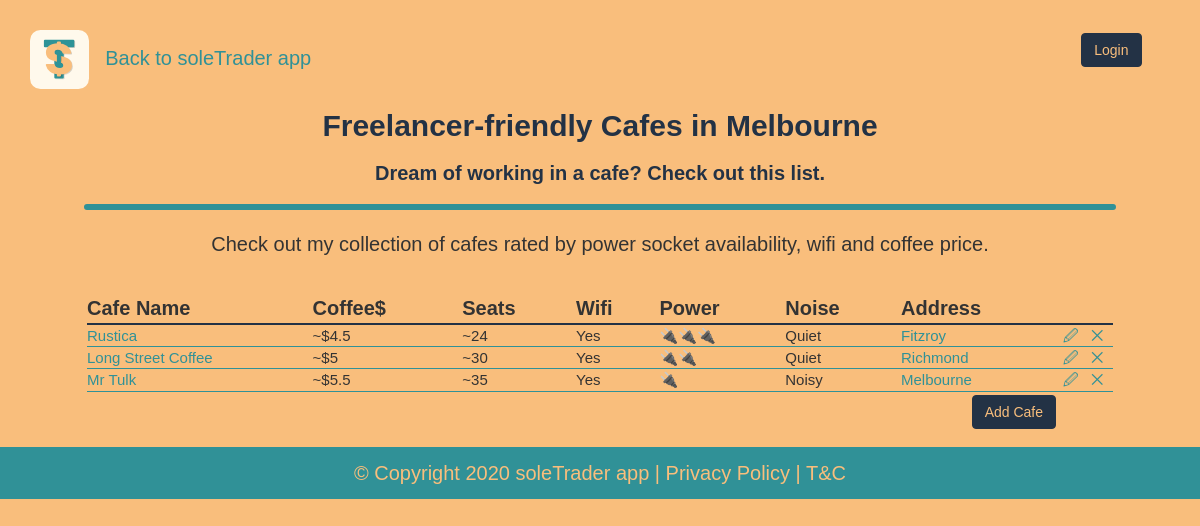
The page / on the database its author committed.
### main.py (models this page shows)
class Cafe(db.Model):
    __tablename__ = "cafe"
    id = db.Column(db.Integer, primary_key=True)
    name = db.Column(db.String(250), unique=True, nullable=False)
    map_url = db.Column(db.String(500), nullable=False)
    img_url = db.Column(db.String(500), nullable=False)
    location = db.Column(db.String(250), nullable=False)
    has_sockets = db.Column(db.String(250), nullable=False)
    has_wifi = db.Column(db.String(10), nullable=False)
    quiet_noisy = db.Column(db.String(10), nullable=False)
    seats = db.Column(db.String(250), nullable=False)
    coffee_price = db.Column(db.String(250), nullable=False)

### main.py (the view)
@app.route("/")
def home():
    cafes = Cafe.query.all()
    return render_template("cafes.html", all_cafes=cafes)

### templates/cafes.html
{% include "header.html" %}
{% block content %}
<div class="main-title text-center">
    <div class="container">
  <h1 >️Freelancer-friendly Cafes in Melbourne</h1>
  <h2 >Dream of working in a cafe? Check out this list.</h2>
  <hr>
  <p class="description-text">Check out my collection of cafes rated by power socket availability, wifi and coffee price.</p>
</div>
    </div>
<div class="container">
    <div class="row center-custom">
          <table class=" table-main">
          <tr class="tr-header">
              <th>Cafe Name</th>
              <th>Coffee$</th>
              <th>Seats</th>
              <th>Wifi</th>
              <th>Power</th>
              <th>Noise</th>
              <th>Address</th>
          </tr>
            {% for cafe in all_cafes %}
          <tr class="tr-row">
              <td><a href="{{cafe.img_url}}" target="_blank">{{cafe.name}}</a></td>
              <td>{{cafe.coffee_price}}</td>
              <td>{{cafe.seats}}</td>
              <td>{{cafe.has_wifi}}</td>
              <td>{{cafe.has_sockets}}</td>
              <td>{{cafe.quiet_noisy}}</td>
              <td><a href="{{cafe.map_url}}" target="_blank">{{cafe.location}}</a></td>
              <td> <a href="{{url_for('edit_cafe', cafe_id=cafe.id)}}"> 🖉 </a></td>
              <td> <a href="{{url_for('delete_cafe', cafe_id=cafe.id)}}"> ⨉ </a></td>
          </tr>
        {% endfor %}
        </table>
            <button type="button" class="btn btn-primary btn-add-cafe" onclick="location.href = '/add-cafe';">Add Cafe</button>
      </div>
</div>
{% include "footer.html" %}
{% endblock %}

### templates/header.html (shortened to what this page needs)
{% extends 'bootstrap/base.html' %}
{% block styles %}
{{super()}}
<link rel="stylesheet"
      href="{{url_for('.static', filename='css/styles.css')}}">
{% endblock %}
{% block content %}
<div class="back-to-soletrader">
    <p class="back-link"><a href="https://soletraderapp.com"><img class="top-image" src="static/img/soleTraderAppLogo.svg">   Back to soleTrader app</a>
    {% if current_user.is_authenticated: %}
        <span style="padding-left: 10%">Hi {{current_user.first_name}}! </span> <button type="button" class="btn btn-primary btn-logout" onclick="location.href = '/logout';">Logout</button></p>
    {% else: %}
        <button type="button" class="btn btn-primary btn-logout" onclick="location.href = '/login';">Login</button></p>
    {% endif %}
</div>
{% endblock %}

### templates/footer.html
<section id="footer-section">
        <p>© Copyright 2020 soleTrader app |<a href="https://soletraderapp.com/privacy-policy.html#privacy-policy-section" class="footer-links">
                Privacy Policy |</a><a href="https://soletraderapp.com/terms-conditions.html#terms-conditions-section" class="footer-links">
                T&C</a>
        </p>
    </section>

### static/css/styles.css (style rules this page uses)
body { background-color: #f9be7c; font-family: 'Poppins', sans-serif; }
a { color: #309197; }
h1 { font-family: 'Poppins', sans-serif; font-weight: 800; font-size: 3rem; color: #233245; }
h2 { font-family: 'Poppins', sans-serif; font-weight: 600; font-size: 2rem; color: #233245; }
p { font-family: 'Poppins', sans-serif; font-size: 2rem; }
hr { display: block; overflow: hidden; width: 90%; border: 3px solid #309197; border-radius: 5px; }
.top-image { width: 5%; }
.back-to-soletrader { padding-left: 30px; padding-top: 30px; }
.back-link { margin: 0; }
.main-title { display: flex; align-items: top; margin: 0; margin-bottom: 3%; background-color: #f9be7c; }
.description-text { margin: 0 10%; }
.table-main { margin: auto; border-spacing: 0; border-collapse: collapse; width: 90%; max-width: 90%; }
.tr-header { border-bottom: 2px solid #233245; border-top: none; font-size: 2rem; }
th { padding-right: 10px; }
.tr-row { border-bottom: 0.5px solid #309197; font-size: 1.5rem; }
.center-custom { margin: 0 auto; }
#footer-section { text-align: center; padding-top: 1%; padding-bottom: 0.1%; background-color:#309197; margin: auto; margin-top: 1.5%; color: #f9be7c; }
.footer-links { color: #f9be7c; }
.btn-primary { margin-top: 3px; background-color: #233245 ; border-color: #233245; color:#f9be7c; }
.btn-add-cafe { float: right; margin-right: 10%; }
.btn-logout { float: right; margin-right: 5%; }

### rows shown on the page
Cafe: name "Rustica", coffee_price "~$4.5", seats "~24", has_wifi "Yes", has_sockets "🔌🔌🔌", quiet_noisy "Quiet", location "Fitzroy"
Cafe: name "Long Street Coffee", coffee_price "~$5", seats "~30", has_wifi "Yes", has_sockets "🔌🔌", quiet_noisy "Quiet", location "Richmond"
Cafe: name "Mr Tulk", coffee_price "~$5.5", seats "~35", has_wifi "Yes", has_sockets "🔌", quiet_noisy "Noisy", location "Melbourne"
